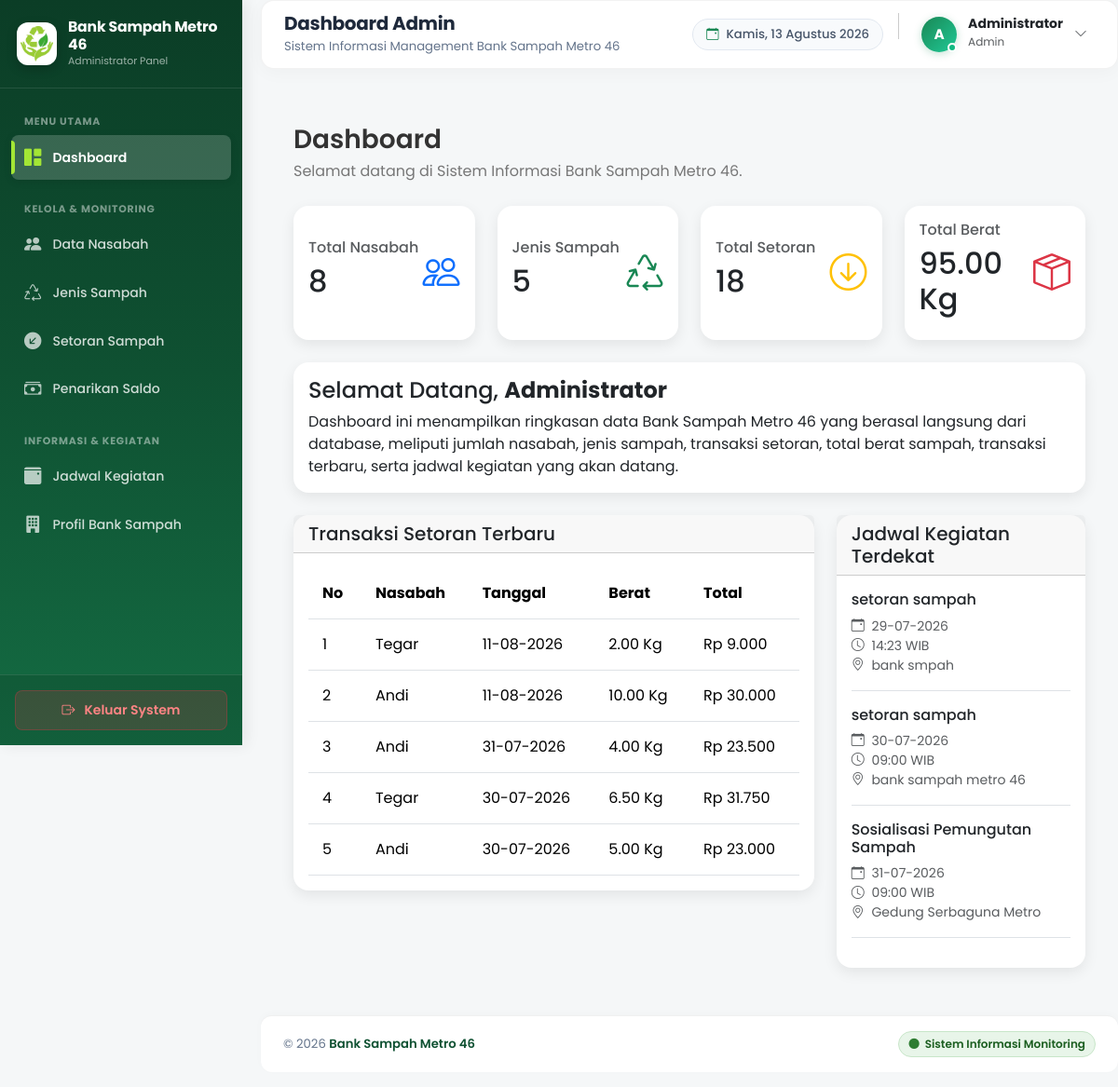
The page /admin/index.php (signed in) on the database its author committed.
### tables this page shows
CREATE TABLE `profil` (
  `id_profil` int(10) UNSIGNED NOT NULL,
  `nama_bank_sampah` varchar(100) NOT NULL,
  `alamat` varchar(255) NOT NULL,
  `telepon` varchar(20) NOT NULL,
  `email` varchar(100) NOT NULL,
  `deskripsi` text NOT NULL,
  `logo` varchar(255) DEFAULT NULL
);

CREATE TABLE `transaksi` (
  `id_transaksi` int(10) UNSIGNED NOT NULL,
  `id_nasabah` int(10) UNSIGNED NOT NULL,
  `tanggal_setoran` date NOT NULL,
  `total_berat` decimal(8,2) NOT NULL DEFAULT 0.00,
  `total_saldo` decimal(12,2) NOT NULL DEFAULT 0.00
);

CREATE TABLE `nasabah` (
  `id_nasabah` int(10) UNSIGNED NOT NULL,
  `kode_nasabah` varchar(20) DEFAULT NULL,
  `nama` varchar(255) NOT NULL,
  `alamat` varchar(255) NOT NULL,
  `telepon` varchar(20) NOT NULL,
  `tanggal_bergabung` date NOT NULL DEFAULT curdate()
);

CREATE TABLE `jadwal` (
  `id_jadwal` int(10) UNSIGNED NOT NULL,
  `judul` varchar(100) NOT NULL,
  `tanggal` date NOT NULL,
  `waktu` time NOT NULL,
  `lokasi` varchar(255) NOT NULL,
  `deskripsi` text DEFAULT NULL
);

### admin/index.php (the view, shortened to what this page needs)
<?php
require_once "../config/koneksi.php";
$nama_admin = $_SESSION['nama_admin'];
$sqlNasabah = "SELECT COUNT(*) AS total FROM nasabah";
$resultNasabah = mysqli_query($koneksi, $sqlNasabah);
$totalNasabah = mysqli_fetch_assoc($resultNasabah)['total'];
$sqlJenis = "SELECT COUNT(*) AS total FROM jenis_sampah";
$resultJenis = mysqli_query($koneksi, $sqlJenis);
$totalJenis = mysqli_fetch_assoc($resultJenis)['total'];
$sqlSetoran = "SELECT COUNT(*) AS total FROM transaksi";
$resultSetoran = mysqli_query($koneksi, $sqlSetoran);
$totalSetoran = mysqli_fetch_assoc($resultSetoran)['total'];
$sqlBerat = "SELECT COALESCE(SUM(total_berat),0) AS total_berat FROM transaksi";
$resultBerat = mysqli_query($koneksi, $sqlBerat);
$totalBerat = mysqli_fetch_assoc($resultBerat)['total_berat'];
$sqlTransaksi = "
SELECT
    transaksi.tanggal_setoran,
    transaksi.total_berat,
    transaksi.total_saldo,
    nasabah.nama
FROM transaksi
INNER JOIN nasabah ON transaksi.id_nasabah = nasabah.id_nasabah
ORDER BY transaksi.tanggal_setoran DESC
LIMIT 5
";
$resultTransaksi = mysqli_query($koneksi, $sqlTransaksi);
$sqlJadwal = "SELECT * FROM jadwal ORDER BY tanggal ASC, waktu ASC LIMIT 3";
$resultJadwal = mysqli_query($koneksi, $sqlJadwal);
?>
<!DOCTYPE html>
<html lang="id">
<head>
    <link href="https://cdn.jsdelivr.net/npm/bootstrap@5.3.7/dist/css/bootstrap.min.css" rel="stylesheet">
    <link href="https://cdn.jsdelivr.net/npm/bootstrap-icons@1.13.1/font/bootstrap-icons.min.css" rel="stylesheet">
    <link rel="stylesheet" href="../assets/css/style.css">
    <link rel="stylesheet" href="../assets/css/admin.css">
</head>
<body>
    <div class="wrapper">
        <?php include "components/sidebar.php"; ?>
        <main class="main-content">
            <?php include "components/navbar.php"; ?>
            <section class="content-area">
                <div class="page-header">
                    <div>
                        <h3>Dashboard</h3>
                        <p>Selamat datang di Sistem Informasi Bank Sampah Metro 46.</p>
                    </div>
                </div>
                <div class="row g-4">
                    <div class="col-lg-3 col-md-6">
                        <div class="card dashboard-card h-100">
                            <div class="card-body d-flex justify-content-between align-items-center">
                                <div>
                                    <h6 class="text-muted">Total Nasabah</h6>
                                    <h2><?php echo $totalNasabah; ?></h2>
                                </div>
                                <i class="bi bi-people fs-1 text-primary"></i>
                            </div>
                        </div>
                    </div>
                    <div class="col-lg-3 col-md-6">
                        <div class="card dashboard-card h-100">
                            <div class="card-body d-flex justify-content-between align-items-center">
                                <div>
                                    <h6 class="text-muted">Jenis Sampah</h6>
                                    <h2><?php echo $totalJenis; ?></h2>
                                </div>
                                <i class="bi bi-recycle fs-1 text-success"></i>
                            </div>
                        </div>
                    </div>
                    <div class="col-lg-3 col-md-6">
                        <div class="card dashboard-card h-100">
                            <div class="card-body d-flex justify-content-between align-items-center">
                                <div>
                                    <h6 class="text-muted">Total Setoran</h6>
                                    <h2><?php echo $totalSetoran; ?></h2>
                                </div>
                                <i class="bi bi-arrow-down-circle fs-1 text-warning"></i>
                            </div>
                        </div>
                    </div>
                    <div class="col-lg-3 col-md-6">
                        <div class="card dashboard-card h-100">
                            <div class="card-body d-flex justify-content-between align-items-center">
                                <div>
                                    <h6 class="text-muted">Total Berat</h6>
                                    <h2><?php echo number_format($totalBerat, 2); ?> Kg</h2>
                                </div>
                                <i class="bi bi-box-seam fs-1 text-danger"></i>
                            </div>
                        </div>
                    </div>
                </div>
                <div class="card dashboard-card mt-4">
                    <div class="card-body">
                        <h4>Selamat Datang, <strong><?php echo htmlspecialchars($nama_admin); ?></strong></h4>
                        <p class="mb-0">
                            Dashboard ini menampilkan ringkasan data Bank Sampah Metro 46 yang berasal langsung dari database, meliputi jumlah nasabah, jenis sampah, transaksi setoran, total berat sampah, transaksi terbaru, serta jadwal kegiatan yang akan datang.
                        </p>
                    </div>
                </div>
                <div class="row mt-4">
                    <div class="col-lg-8">
                        <div class="card dashboard-card">
                            <div class="card-header">
                                <h5 class="mb-0">Transaksi Setoran Terbaru</h5>
                            </div>
                            <div class="card-body">
                                <div class="table-responsive">
                                    <table class="table table-hover align-middle">
                                        <thead>
                                            <tr>
                                                <th>No</th>
                                                <th>Nasabah</th>
                                                <th>Tanggal</th>
                                                <th>Berat</th>
                                                <th>Total</th>
                                            </tr>
                                        </thead>
                                        <tbody>
                                            <?php
                                            if (mysqli_num_rows($resultTransaksi) > 0) {
                                                $no = 1;
                                                while ($row = mysqli_fetch_assoc($resultTransaksi)) {
                                            ?>
                                                    <tr>
                                                        <td><?php echo $no++; ?></td>
                                                        <td><?php echo htmlspecialchars($row['nama']); ?></td>
                                                        <td><?php echo date("d-m-Y", strtotime($row['tanggal_setoran'])); ?></td>
                                                        <td><?php echo number_format($row['total_berat'], 2); ?> Kg</td>
                                                        <td>Rp <?php echo number_format($row['total_saldo'], 0, ',', '.'); ?></td>
                                                    </tr>
                                            <?php
                                                }
                                            } else {
                                            ?>
                                                <tr>
                                                    <td colspan="5" class="text-center text-muted">Belum ada data transaksi.</td>
                                                </tr>
                                            <?php
                                            }
                                            ?>
                                        </tbody>
                                    </table>
                                </div>
                            </div>
                        </div>
                    </div>
                    <div class="col-lg-4">
                        <div class="card dashboard-card h-100">
                            <div class="card-header">
                                <h5 class="mb-0">Jadwal Kegiatan Terdekat</h5>
                            </div>
                            <div class="card-body">
                                <?php
                                if (mysqli_num_rows($resultJadwal) > 0) {
                                    while ($jadwal = mysqli_fetch_assoc($resultJadwal)) {
                                ?>
                                        <div class="border-bottom pb-3 mb-3">
                                            <h6 class="mb-2"><?php echo htmlspecialchars($jadwal['judul']); ?></h6>
                                            <small class="text-muted d-block">
                                                <i class="bi bi-calendar-event me-1"></i>
                                                <?php echo date("d-m-Y", strtotime($jadwal['tanggal'])); ?>
                                            </small>
                                            <small class="text-muted d-block">
                                                <i class="bi bi-clock me-1"></i>
                                                <?php echo substr($jadwal['waktu'], 0, 5); ?> WIB
                                            </small>
                                            <small class="text-muted d-block">
                                                <i class="bi bi-geo-alt me-1"></i>
                                                <?php echo htmlspecialchars($jadwal['lokasi']); ?>
                                            </small>
                                        </div>
                                <?php
                                    }
                                } else {
                                ?>
                                    <div class="text-center text-muted py-4">Belum ada jadwal kegiatan.</div>
                                <?php
                                }
                                ?>
                            </div>
                        </div>
                    </div>
                </div>
            </section>
            <?php include "components/footer.php"; ?>
        </main>
    </div>
</body>
</html>

### admin/components/sidebar.php (shortened to what this page needs)
<?php
$currentPage = basename($_SERVER['PHP_SELF']);
$logoSidebar = "../assets/img/logo.png";
$namaBankSampahSidebar = "Bank Sampah";
if (isset($koneksi)) {
    $queryProfilSidebar = "SELECT nama_bank_sampah, logo FROM profil LIMIT 1";
    $resultProfilSidebar = mysqli_query($koneksi, $queryProfilSidebar);
    if ($resultProfilSidebar && mysqli_num_rows($resultProfilSidebar) > 0) {
        $dataProfilSidebar = mysqli_fetch_assoc($resultProfilSidebar);
        if (!empty($dataProfilSidebar['logo'])) {
            $pathLogoDB = "../assets/img/" . $dataProfilSidebar['logo'];
            if (file_exists($pathLogoDB)) {
                $logoSidebar = $pathLogoDB;
            }
        }
        if (!empty($dataProfilSidebar['nama_bank_sampah'])) {
            $namaBankSampahSidebar = $dataProfilSidebar['nama_bank_sampah'];
        }
    }
}
?>
<aside class="sidebar" id="adminSidebar">
    <div class="sidebar-brand">
        <img src="<?= htmlspecialchars($logoSidebar, ENT_QUOTES, 'UTF-8'); ?>" alt="Logo Bank Sampah" class="sidebar-logo-img">
        <div class="sidebar-brand-text">
            <h5><?= htmlspecialchars($namaBankSampahSidebar, ENT_QUOTES, 'UTF-8'); ?></h5>
            <small>Administrator Panel</small>
        </div>
    </div>
    <div class="sidebar-body">
        <div class="sidebar-heading">Menu Utama</div>
        <ul class="sidebar-menu">
            <li class="sidebar-item">
                <a href="index.php" class="sidebar-link <?= ($currentPage == 'index.php') ? 'active' : ''; ?>">
                    <i class="bi bi-grid-1x2-fill"></i>
                    <span>Dashboard</span>
                </a>
            </li>
        </ul>
        <div class="sidebar-heading">Kelola & Monitoring</div>
        <ul class="sidebar-menu">
            <li class="sidebar-item">
                <a href="nasabah.php" class="sidebar-link <?= in_array($currentPage, ['nasabah.php', 'detail_monitoring.php']) ? 'active' : ''; ?>">
                    <i class="bi bi-people-fill"></i>
                    <span>Data Nasabah</span>
                </a>
            </li>
            <li class="sidebar-item">
                <a href="jenis_sampah.php" class="sidebar-link <?= ($currentPage == 'jenis_sampah.php') ? 'active' : ''; ?>">
                    <i class="bi bi-recycle"></i>
                    <span>Jenis Sampah</span>
                </a>
            </li>
            <li class="sidebar-item">
                <a href="transaksi.php" class="sidebar-link <?= ($currentPage == 'transaksi.php') ? 'active' : ''; ?>">
                    <i class="bi bi-arrow-down-left-circle-fill"></i>
                    <span>Setoran Sampah</span>
                </a>
            </li>
            <li class="sidebar-item">
                <a href="penarikan.php" class="sidebar-link <?= ($currentPage == 'penarikan.php') ? 'active' : ''; ?>">
                    <i class="bi bi-cash-stack"></i>
                    <span>Penarikan Saldo</span>
                </a>
            </li>
        </ul>
        <div class="sidebar-heading">Informasi & Kegiatan</div>
        <ul class="sidebar-menu">
            <li class="sidebar-item">
                <a href="jadwal.php" class="sidebar-link <?= ($currentPage == 'jadwal.php') ? 'active' : ''; ?>">
                    <i class="bi bi-calendar3-event-fill"></i>
                    <span>Jadwal Kegiatan</span>
                </a>
            </li>
            <li class="sidebar-item">
                <a href="profil.php" class="sidebar-link <?= ($currentPage == 'profil.php') ? 'active' : ''; ?>">
                    <i class="bi bi-building-fill"></i>
                    <span>Profil Bank Sampah</span>
                </a>
            </li>
        </ul>
    </div>
    <div class="sidebar-footer">
        <a href="logout.php" class="btn-logout-sidebar" onclick="return confirm('Apakah Anda yakin ingin keluar dari sistem?');">
            <i class="bi bi-box-arrow-right"></i>
            <span>Keluar System</span>
        </a>
    </div>
</aside>

### rows shown on the page
profil: logo (picture), nama_bank_sampah "Bank Sampah Metro 46"
transaksi: id_nasabah.nama "Tegar", tanggal_setoran "11-08-2026", total_berat "2.00", total_saldo "9.000"
transaksi: id_nasabah.nama "Andi", tanggal_setoran "11-08-2026", total_berat "10.00", total_saldo "30.000"
transaksi: id_nasabah.nama "Andi", tanggal_setoran "31-07-2026", total_berat "4.00", total_saldo "23.500"
transaksi: id_nasabah.nama "Tegar", tanggal_setoran "30-07-2026", total_berat "6.50", total_saldo "31.750"
transaksi: id_nasabah.nama "Andi", tanggal_setoran "30-07-2026", total_berat "5.00", total_saldo "23.000"
jadwal: judul "setoran sampah", tanggal "29-07-2026", waktu "14:23", lokasi "bank smpah"
jadwal: judul "setoran sampah", tanggal "30-07-2026", waktu "09:00", lokasi "bank sampah metro 46"
jadwal: judul "Sosialisasi Pemungutan Sampah", tanggal "31-07-2026", waktu "09:00", lokasi "Gedung Serbaguna Metro"

### other values the page prints
$pageTitle "Dashboard Admin"
substr($namaAdmin, 0, 1) "A"
$namaAdmin "Administrator"
$roleAdmin "Admin"
$totalNasabah "8"
$totalJenis "5"
$totalSetoran "18"
$totalBerat "95.00"
$nama_admin "Administrator"
